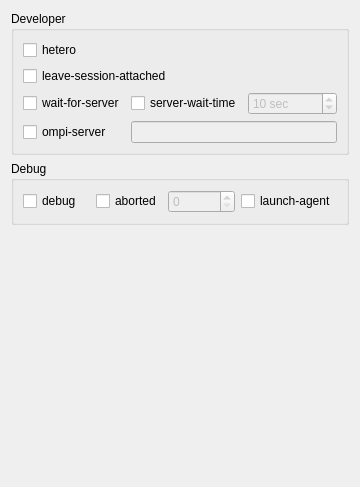
            <widget class="QWidget" name="tab_3">
             <attribute name="title">
              <string>Debug/Developers</string>
             </attribute>
             <layout class="QGridLayout" name="gridLayout_15">
              <item row="0" column="0">
               <widget class="QGroupBox" name="groupBox_10">
                <property name="title">
                 <string>Developer </string>
                </property>
                <layout class="QGridLayout" name="gridLayout_13">
                 <item row="0" column="0">
                  <widget class="QCheckBox" name="HeteroCheckBox">
                   <property name="toolTip">
                    <string>Indicates that multiple app_contexts are being provided that are a mix of 32/64-bit binaries.</string>
                   </property>
                   <property name="text">
                    <string>hetero</string>
                   </property>
                  </widget>
                 </item>
                 <item row="1" column="0" colspan="3">
                  <widget class="QCheckBox" name="checkBox_17">
                   <property name="toolTip">
                    <string>Do not detach OmpiRTE daemons used by this application. This allows error messages from the daemons as well as the underlying environment (e.g., when failing to launch a daemon) to be output.</string>
                   </property>
                   <property name="text">
                    <string>leave-session-attached</string>
                   </property>
                  </widget>
                 </item>
                 <item row="2" column="0">
                  <widget class="QCheckBox" name="checkBox_19">
                   <property name="toolTip">
                    <string>&lt;!DOCTYPE HTML PUBLIC &quot;-//W3C//DTD HTML 4.0//EN&quot; &quot;http://www.w3.org/TR/REC-html40/strict.dtd&quot;&gt;
&lt;html&gt;&lt;head&gt;&lt;meta name=&quot;qrichtext&quot; content=&quot;1&quot; /&gt;&lt;style type=&quot;text/css&quot;&gt;
p, li { white-space: pre-wrap; }
&lt;/style&gt;&lt;/head&gt;&lt;body style=&quot; font-family:'DejaVu Sans'; font-size:9pt; font-weight:400; font-style:normal;&quot;&gt;
&lt;p style=&quot; margin-top:0px; margin-bottom:0px; margin-left:0px; margin-right:0px; -qt-block-indent:0; text-indent:0px;&quot;&gt;Pause mpirun before launching the job until ompi-server is detected. This is useful in scripts where ompi-server may be started in the background, followed immediately by an &lt;span style=&quot; font-style:italic;&quot;&gt;mpirun&lt;/span&gt; command that wishes to connect to it. Mpirun will pause until either the specified ompi-server is contacted or the server-wait-time is exceeded.&lt;/p&gt;&lt;/body&gt;&lt;/html&gt;</string>
                   </property>
                   <property name="text">
                    <string>wait-for-server</string>
                   </property>
                  </widget>
                 </item>
                 <item row="2" column="1" colspan="2">
                  <widget class="QCheckBox" name="checkBox_20">
                   <property name="toolTip">
                    <string>The max amount of time (in seconds) mpirun should wait for the ompi-server to start. The default is 10 seconds.</string>
                   </property>
                   <property name="text">
                    <string>server-wait-time</string>
                   </property>
                  </widget>
                 </item>
                 <item row="2" column="3">
                  <widget class="QSpinBox" name="spinBox_5">
                   <property name="enabled">
                    <bool>false</bool>
                   </property>
                   <property name="suffix">
                    <string> sec</string>
                   </property>
                   <property name="minimum">
                    <number>1</number>
                   </property>
                   <property name="maximum">
                    <number>999999999</number>
                   </property>
                   <property name="value">
                    <number>10</number>
                   </property>
                  </widget>
                 </item>
                 <item row="3" column="0">
                  <widget class="QCheckBox" name="checkBox_21">
                   <property name="toolTip">
                    <string>Specify the URI of the Open MPI server, or the name of the file (specified as file:filename) that contains that info. The Open MPI server is used to support multi-application data exchange via the MPI-2 MPI_Publish_name and MPI_Lookup_name functions.</string>
                   </property>
                   <property name="text">
                    <string>ompi-server</string>
                   </property>
                  </widget>
                 </item>
                 <item row="3" column="1" colspan="3">
                  <widget class="QLineEdit" name="lineEdit_7">
                   <property name="enabled">
                    <bool>false</bool>
                   </property>
                  </widget>
                 </item>
                </layout>
               </widget>
              </item>
              <item row="1" column="0">
               <widget class="QGroupBox" name="groupBox_9">
                <property name="title">
                 <string>Debug </string>
                </property>
                <layout class="QGridLayout" name="gridLayout_14">
                 <item row="0" column="0">
                  <widget class="QCheckBox" name="checkBox_16">
                   <property name="toolTip">
                    <string>&lt;!DOCTYPE HTML PUBLIC &quot;-//W3C//DTD HTML 4.0//EN&quot; &quot;http://www.w3.org/TR/REC-html40/strict.dtd&quot;&gt;
&lt;html&gt;&lt;head&gt;&lt;meta name=&quot;qrichtext&quot; content=&quot;1&quot; /&gt;&lt;style type=&quot;text/css&quot;&gt;
p, li { white-space: pre-wrap; }
&lt;/style&gt;&lt;/head&gt;&lt;body style=&quot; font-family:'DejaVu Sans'; font-size:9pt; font-weight:400; font-style:normal;&quot;&gt;
&lt;p style=&quot; margin-top:0px; margin-bottom:0px; margin-left:0px; margin-right:0px; -qt-block-indent:0; text-indent:0px;&quot;&gt;Invoke the user-level debugger indicated by the &lt;span style=&quot; font-style:italic;&quot;&gt;orte_base_user_debugger&lt;/span&gt; MCA parameter.&lt;/p&gt;&lt;/body&gt;&lt;/html&gt;</string>
                   </property>
                   <property name="text">
                    <string>debug</string>
                   </property>
                  </widget>
                 </item>
                 <item row="0" column="1">
                  <widget class="QCheckBox" name="checkBox_15">
                   <property name="toolTip">
                    <string>Set the maximum number of aborted processes to display.</string>
                   </property>
                   <property name="text">
                    <string>aborted</string>
                   </property>
                  </widget>
                 </item>
                 <item row="0" column="2">
                  <widget class="QSpinBox" name="spinBox_4">
                   <property name="enabled">
                    <bool>false</bool>
                   </property>
                  </widget>
                 </item>
                 <item row="0" column="3">
                  <widget class="QCheckBox" name="checkBox_18">
                   <property name="toolTip">
                    <string>Name of the executable that is to be used to start processes on the remote nodes. The default is &quot;orted&quot;. This option can be used to test new daemon concepts, or to pass options back to the daemons without having mpirun itself see them. For example, specifying a launch agent of orted -mca odls_base_verbose 5 allows the developer to ask the orted for debugging output without clutter from mpirun itself.</string>
                   </property>
                   <property name="text">
                    <string>launch-agent</string>
                   </property>
                  </widget>
                 </item>
                </layout>
               </widget>
              </item>
              <item row="2" column="0">
               <spacer name="verticalSpacer_3">
                <property name="orientation">
                 <enum>Qt::Vertical</enum>
                </property>
                <property name="sizeHint" stdset="0">
                 <size>
                  <width>20</width>
                  <height>251</height>
                 </size>
                </property>
               </spacer>
              </item>
             </layout>
            </widget>
